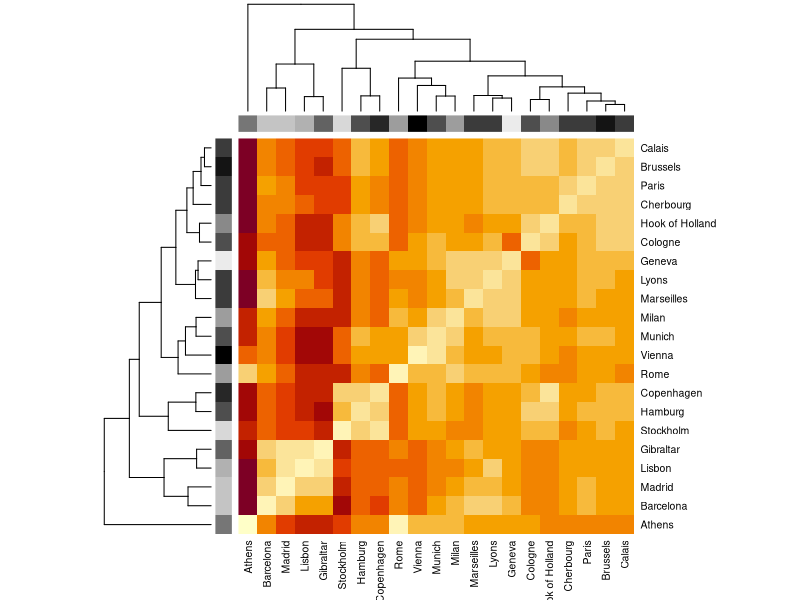

Write R code to recreate this figure.
x <- as.matrix(eurodist)

countries <- c("Greece", "Spain", "Belgium", "France", "France",
               "Germany", "Denmark", "Switzerland", "Gibraltar", "Germany",
               "Holland", "Portugal", "France", "Spain", "France", "Italy",
               "Germany", "France", "Italy", "Sweden", "Austria")



f.countries <- factor(countries)
group.colors <- heat.colors(nlevels(f.countries))
country.color <- group.colors[as.integer(f.countries)]

group.colors <- gray(seq(0, nlevels(f.countries))/nlevels(f.countries))
country.color <- group.colors[as.integer(f.countries)]



heatmap(x,ColSideColors = country.color,
        RowSideColors = country.color
)